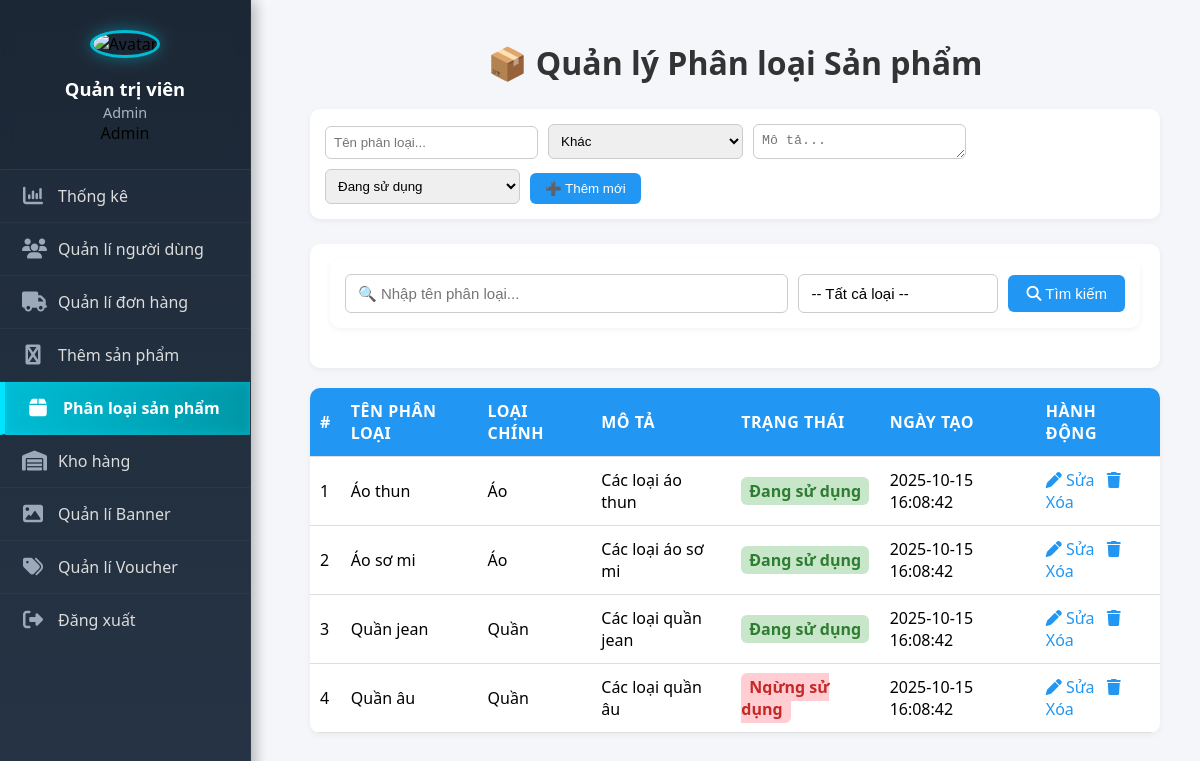
The app's page /phanloaisanpham.php with its own data.
### tables this page shows
CREATE TABLE `phan_loai_san_pham` (
    `id` INT(10) NOT NULL AUTO_INCREMENT,
    `ten_phan_loai` VARCHAR(100) NOT NULL UNIQUE,
    `mo_ta` TEXT DEFAULT NULL,
    `loai_chinh` ENUM('Áo', 'Quần', 'Giày', 'Khác') NOT NULL DEFAULT 'Khác',
    `trang_thai` ENUM(
        'Đang sử dụng',
        'Ngừng sử dụng'
    ) DEFAULT 'Đang sử dụng',
    `ngay_tao` DATETIME NOT NULL DEFAULT CURRENT_TIMESTAMP,
    PRIMARY KEY (`id`)
);

### phanloaisanpham.php (the view, shortened to what this page needs)
<?php
include "Database/connectdb.php";
$search = $_GET['search'] ?? '';
$sql = "SELECT * FROM phan_loai_san_pham WHERE 1=1";
$sql .= " ORDER BY ngay_tao DESC";
$stmt = $conn->prepare($sql);
$stmt->execute();
$result = $stmt->get_result();
?>
<!DOCTYPE html>
<html lang="vi">
<head>
    <link rel="stylesheet" href="https://cdnjs.cloudflare.com/ajax/libs/font-awesome/6.4.2/css/all.min.css">
    <link rel="stylesheet" href="sidebar.css">
</head>
<body>
    <div class="container">
        <?php include "sidebar_admin.php"; ?>
        <div class="main-content">
            <h1>📦 Quản lý Phân loại Sản phẩm</h1>
            <form method="POST">
                <input type="text" name="ten_phan_loai" id="ten_phan_loai" placeholder="Tên phân loại..." required>
                <select name="loai_chinh" id="loai_chinh" required>
                    <option value="Khác" selected>Khác</option>
                </select>
                <textarea name="mo_ta" id="mo_ta" placeholder="Mô tả..."></textarea>
                <select name="trang_thai" id="trang_thai">
                    <option value="Đang sử dụng">Đang sử dụng</option>
                </select>
                <button type="submit" name="add" id="btn-add">➕ Thêm mới</button>
            </form>
            <div class="search-bar">
                <form method="GET" class="search-form">
                    <div class="search-group">
                        <input type="text" name="search" value="<?= htmlspecialchars($search) ?>" placeholder="🔍 Nhập tên phân loại...">
                        <select name="filter_loai">
                            <option value="">-- Tất cả loại --</option>
                        </select>
                        <button type="submit"><i class="fa-solid fa-magnifying-glass"></i> Tìm kiếm</button>
                    </div>
                </form>
            </div>
            <table>
                <thead>
                    <tr>
                        <th>#</th>
                        <th>Tên phân loại</th>
                        <th>Loại chính</th>
                        <th>Mô tả</th>
                        <th>Trạng thái</th>
                        <th>Ngày tạo</th>
                        <th>Hành động</th>
                    </tr>
                </thead>
                <tbody>
                    <?php
                    $stt = 1;
                    if ($result && mysqli_num_rows($result) > 0) {
                        while ($row = mysqli_fetch_assoc($result)) { ?>
                            <tr>
                                <td><?= $stt++ ?></td>
                                <td><?= htmlspecialchars($row['ten_phan_loai']) ?></td>
                                <td><?= htmlspecialchars($row['loai_chinh']) ?></td>
                                <td><?= htmlspecialchars($row['mo_ta']) ?></td>
                                <td>
                                    <span class="status <?= $row['trang_thai'] == 'Đang sử dụng' ? 'active' : 'inactive' ?>">
                                        <?= $row['trang_thai'] ?>
                                    </span>
                                </td>
                                <td><?= $row['ngay_tao'] ?></td>
                                <td class="actions">
                                    <a href="#" class="edit"
                                        data-id="<?= $row['id'] ?>"
                                        data-ten="<?= htmlspecialchars($row['ten_phan_loai']) ?>"
                                        data-loai="<?= htmlspecialchars($row['loai_chinh']) ?>"
                                        data-mo_ta="<?= htmlspecialchars($row['mo_ta']) ?>"
                                        data-trang_thai="<?= $row['trang_thai'] ?>"><i class="fa fa-pen"></i> Sửa</a>
                                    <a href="?delete=<?= $row['id'] ?>" onclick="return confirm('Xác nhận xóa phân loại này?')">
                                        <i class="fa fa-trash"></i> Xóa
                                    </a>
                                </td>
                            </tr>
                        <?php }
                    } else { ?>
                        <tr>
                            <td colspan="7" style="text-align:center;">Không tìm thấy phân loại nào!</td>
                        </tr>
                    <?php } ?>
                </tbody>
            </table>
        </div>
    </div>
</body>
</html>

### css/sidebar.css (style rules this page uses)
html, body { margin: 0; padding: 0; }
body { font-family: 'Poppins', 'Segoe UI', Tahoma, Geneva, Verdana, sans-serif; background: #f7f9fc; color: #000; padding-left: 270px; transition: none !important; }

### phanloaisanpham.php (style rules this page uses)
.main-content { flex: 1; padding: 20px 40px; background: #f5f6fa; min-height: 100vh; }
h1 { color: #333; text-align: center; margin-bottom: 25px; }
form { display: flex; gap: 10px; flex-wrap: wrap; align-items: flex-end; margin-bottom: 25px; background: #fff; padding: 15px; border-radius: 10px; box-shadow: 0 2px 6px rgba(0, 0, 0, 0.05); }
input[type="text"], textarea, select { padding: 8px; border-radius: 6px; border: 1px solid #ccc; width: calc(25% - 10px); }
textarea { height: 17px; }
button { background: #2196f3; color: white; border: none; padding: 8px 15px; border-radius: 6px; cursor: pointer; }
table { width: 100%; border-collapse: collapse; background: #fff; border-radius: 10px; overflow: hidden; box-shadow: 0 2px 6px rgba(0, 0, 0, 0.05); }
th, td { border-bottom: 1px solid #ddd; padding: 12px 10px; text-align: left; }
th { background: #2196f3; color: white; text-transform: uppercase; letter-spacing: 0.5px; }
.actions a { margin-right: 8px; text-decoration: none; color: #2196f3; font-weight: 500; }
.status { padding: 3px 8px; border-radius: 6px; font-weight: bold; }
.active { background: #c8e6c9; color: #2e7d32; }
.inactive { background: #ffcdd2; color: #c62828; }
.container { display: flex; min-height: 100vh; background: #f5f6fa; }
.search-bar { margin-bottom: 20px; background: #fff; border-radius: 10px; padding: 15px 20px; box-shadow: 0 2px 6px rgba(0, 0, 0, 0.05); }
.search-form { display: flex; justify-content: space-between; align-items: center; flex-wrap: wrap; }
.search-group { display: flex; align-items: center; gap: 10px; width: 100%; }
.search-group input[type="text"] { flex: 1; padding: 10px 12px; border: 1px solid #ccc; border-radius: 6px; font-size: 15px; }
.search-group select { width: 200px; padding: 10px 12px; border: 1px solid #ccc; border-radius: 6px; font-size: 15px; background-color: #fff; appearance: none; }
.search-group button { background: #2196f3; color: #fff; border: none; padding: 10px 18px; border-radius: 6px; cursor: pointer; font-size: 15px; }

### records on screen
phan_loai_san_pham: ten_phan_loai "Áo thun", loai_chinh "Áo", mo_ta "Các loại áo thun", trang_thai "Đang sử dụng", ngay_tao "2025-10-15 16:08:42"
phan_loai_san_pham: ten_phan_loai "Áo sơ mi", loai_chinh "Áo", mo_ta "Các loại áo sơ mi", trang_thai "Đang sử dụng", ngay_tao "2025-10-15 16:08:42"
phan_loai_san_pham: ten_phan_loai "Quần jean", loai_chinh "Quần", mo_ta "Các loại quần jean", trang_thai "Đang sử dụng", ngay_tao "2025-10-15 16:08:42"
phan_loai_san_pham: ten_phan_loai "Quần âu", loai_chinh "Quần", mo_ta "Các loại quần âu", trang_thai "Ngừng sử dụng", ngay_tao "2025-10-15 16:08:42"

### other values on screen
$ho_ten_display "Quản trị viên"
$username_display "Admin"
